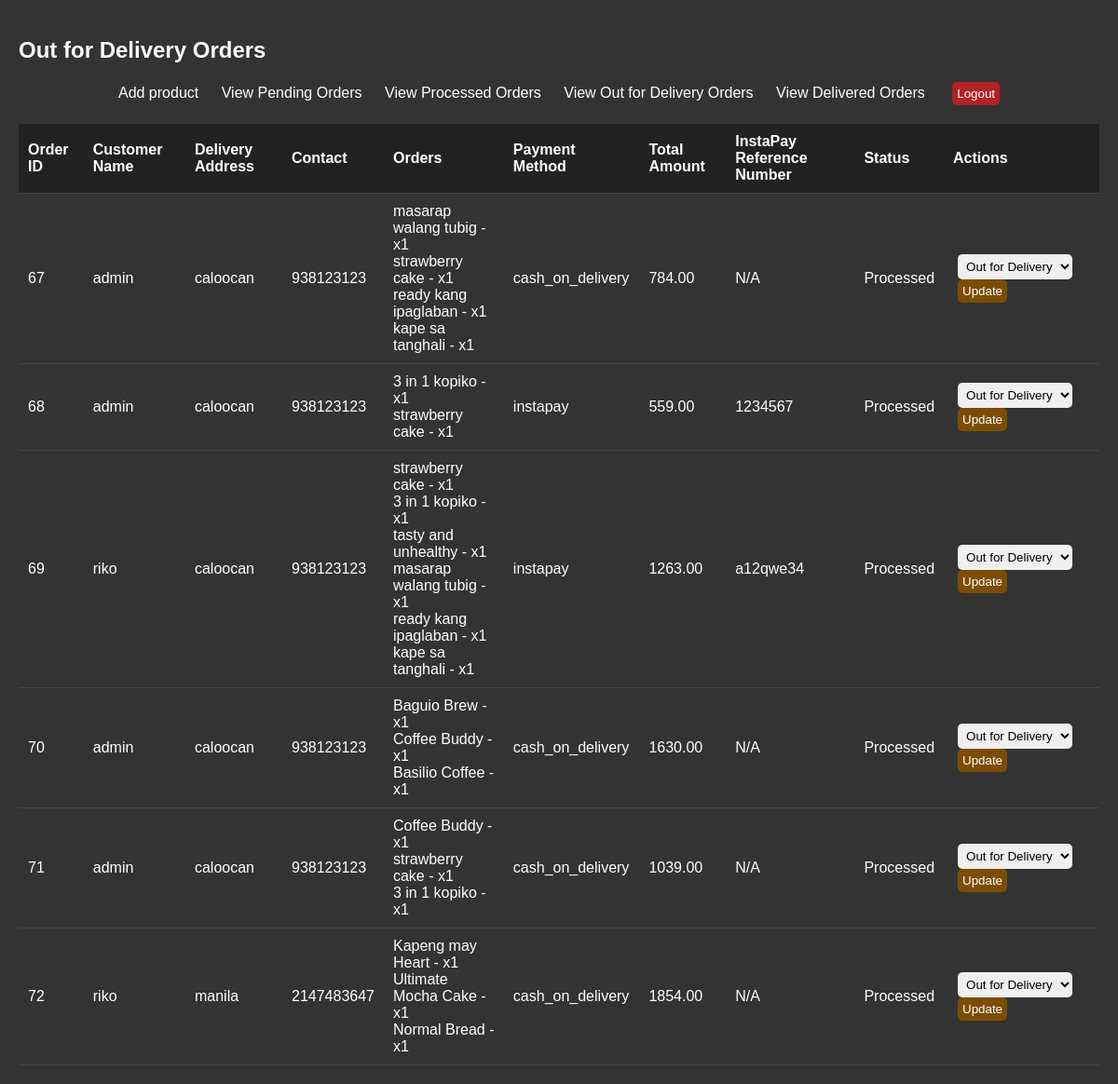
The app's page /processed.php with its own data.
### tables this page shows
CREATE TABLE `orders` (
  `id` int(11) NOT NULL,
  `customer_name` varchar(255) NOT NULL,
  `customer_address` varchar(255) NOT NULL,
  `customer_number` int(11) NOT NULL,
  `total_price` decimal(10,2) NOT NULL,
  `order_date` datetime DEFAULT current_timestamp(),
  `user_id` int(11) NOT NULL,
  `status` enum('Pending','Processed','Out for Delivery','Delivered') DEFAULT 'Pending',
  `payment_method` enum('cash_on_delivery','instapay') NOT NULL DEFAULT 'cash_on_delivery',
  `reference_number` varchar(255) NOT NULL DEFAULT 'N/A'
);

CREATE TABLE `order_items` (
  `id` int(11) NOT NULL,
  `order_id` int(11) NOT NULL,
  `product_name` varchar(255) NOT NULL,
  `price` decimal(10,2) NOT NULL,
  `quantity` int(255) NOT NULL
);

### processed.php (the view, shortened to what this page needs)
<?php
$conn = new mysqli('localhost', 'root', '', 'brewsnbites');
$result = $conn->query("SELECT * FROM orders WHERE status = 'Processed'");
?>
<!DOCTYPE html>
<html lang="en">
<head>
</head>
<body>
<h2>Out for Delivery Orders</h2>
<center>
<div class="navbar">
<a href="add_product.php" target="_blank">Add product</a>
    <a href="admin.php">View Pending Orders</a>
	<a href="processed.php">View Processed Orders</a>
    <a href="out_for_delivery.php">View Out for Delivery Orders</a>
    <a href="delivered.php">View Delivered Orders</a>
    <form method="POST" style="display:inline;">
        <input type="submit" name="logout" value="Logout" style="background-color: #b22222;">
    </form>
</div>
</center>
<table>
    <tr>
        <th>Order ID</th>
        <th>Customer Name</th>
        <th>Delivery Address</th>
        <th>Contact</th>
        <th>Orders</th>
        <th>Payment Method</th>
        <th>Total Amount</th>
        <th>InstaPay Reference Number</th>
        <th>Status</th>
        <th>Actions</th>
    </tr>
    <?php while ($row = $result->fetch_assoc()): ?>
        <tr>
            <td><?php echo $row['id']; ?></td>
            <td><?php echo htmlspecialchars($row['customer_name']); ?></td>
            <td><?php echo htmlspecialchars($row['customer_address']); ?></td>
            <td><?php echo htmlspecialchars($row['customer_number']); ?></td>
            <td>
            <?php
                $orderId = $row['id'];
                $orderItemsStmt = $conn->prepare("SELECT * FROM order_items WHERE order_id = ?");
                $orderItemsStmt->bind_param("i", $orderId);
                $orderItemsStmt->execute();
                $orderItems = $orderItemsStmt->get_result();
                if ($orderItems->num_rows > 0) {
                    while ($orderItem = $orderItems->fetch_assoc()) {
                        echo htmlspecialchars($orderItem['product_name']) . " - x" . htmlspecialchars($orderItem['quantity']) . "<br>";
                    }
                } else {
                    echo "No items found for this order.";
                }
            ?>
            </td>
            <td><?php echo htmlspecialchars($row['payment_method']); ?></td>
            <td><?php echo htmlspecialchars($row['total_price']); ?></td>
            <td><?php echo htmlspecialchars($row['reference_number']); ?></td>
            <td><?php echo htmlspecialchars($row['status']); ?></td>
            <td>
                <form method="POST">
                    <select name="status">
                        <option value="Out for Delivery">Out for Delivery</option>
                    </select>
                    <input type="submit" value="Update">
                </form>
            </td>
        </tr>
    <?php endwhile; ?>
</table>
</body>
</html>

### processed.php (style rules this page uses)
body { font-family: Arial, sans-serif; background-color: #333; color: #fff; margin: 0; padding: 20px; }
table { width: 100%; border-collapse: collapse; margin-top: 20px; }
th, td { padding: 10px; text-align: left; border-bottom: 1px solid #444; }
th { background-color: #222; }
form { display: inline; }
select, input[type="submit"] { padding: 5px; margin-left: 5px; border-radius: 5px; border: none; }
input[type="submit"] { background-color: #7c4d00; color: white; cursor: pointer; }
.navbar { margin-bottom: 20px; }
.navbar a { color: #fff; margin-right: 20px; text-decoration: none; }

### records on screen
orders: id "67", customer_name "admin", customer_address "caloocan", customer_number "938123123", payment_method "cash_on_delivery", total_price "784.00", reference_number "N/A", status "Processed"
order_items: product_name "masarap walang tubig", quantity "1"
order_items: product_name "strawberry cake", quantity "1"
order_items: product_name "ready kang ipaglaban", quantity "1"
order_items: product_name "kape sa tanghali", quantity "1"
orders: id "68", customer_name "admin", customer_address "caloocan", customer_number "938123123", payment_method "instapay", total_price "559.00", reference_number "1234567", status "Processed"
order_items: product_name "3 in 1 kopiko", quantity "1"
order_items: product_name "strawberry cake", quantity "1"
orders: id "69", customer_name "riko", customer_address "caloocan", customer_number "938123123", payment_method "instapay", total_price "1263.00", reference_number "a12qwe34", status "Processed"
order_items: product_name "strawberry cake", quantity "1"
order_items: product_name "3 in 1 kopiko", quantity "1"
order_items: product_name "tasty and unhealthy", quantity "1"
order_items: product_name "masarap walang tubig", quantity "1"
order_items: product_name "ready kang ipaglaban", quantity "1"
order_items: product_name "kape sa tanghali", quantity "1"
orders: id "70", customer_name "admin", customer_address "caloocan", customer_number "938123123", payment_method "cash_on_delivery", total_price "1630.00", reference_number "N/A", status "Processed"
order_items: product_name "Baguio Brew", quantity "1"
order_items: product_name "Coffee Buddy", quantity "1"
order_items: product_name "Basilio Coffee", quantity "1"
orders: id "71", customer_name "admin", customer_address "caloocan", customer_number "938123123", payment_method "cash_on_delivery", total_price "1039.00", reference_number "N/A", status "Processed"
order_items: product_name "Coffee Buddy", quantity "1"
order_items: product_name "strawberry cake", quantity "1"
order_items: product_name "3 in 1 kopiko", quantity "1"
orders: id "72", customer_name "riko", customer_address "manila", customer_number "2147483647", payment_method "cash_on_delivery", total_price "1854.00", reference_number "N/A", status "Processed"
order_items: product_name "Kapeng may Heart", quantity "1"
order_items: product_name "Ultimate Mocha Cake", quantity "1"
order_items: product_name "Normal Bread", quantity "1"
